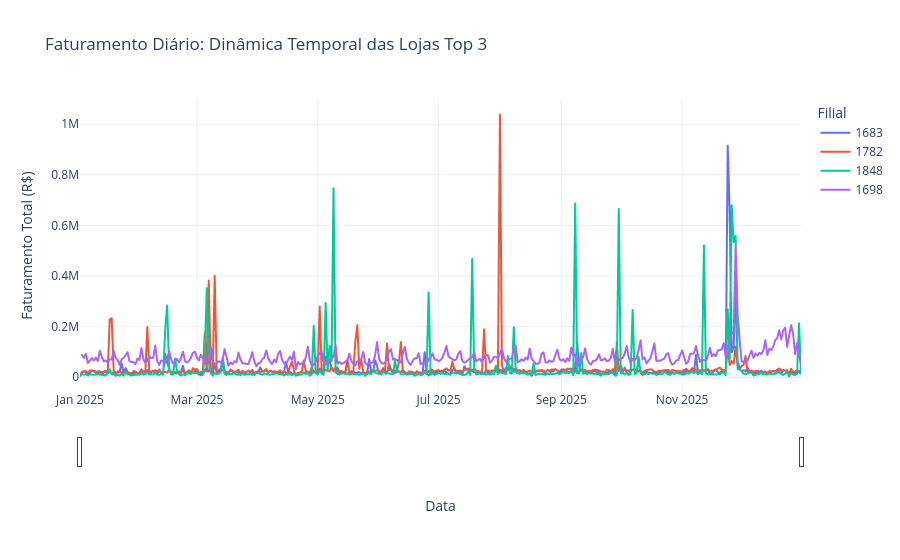

This figure's notebook cell:
### Code cell
# Série temporal das 3 lojas com picos de vendas
top_3_lojas = list(frequencia_top_lojas.index[:3]) + ['1698']

df_top3 = df_vendas[df_vendas['codigo_filial'].isin(top_3_lojas)].copy()
df_top3_daily = df_top3.groupby(['data_emissao', 'codigo_filial'])['faturamento'].sum().reset_index()
df_top3_daily['codigo_filial'] = df_top3_daily['codigo_filial'].astype(str)

# Gráfico interativo
fig = px.line(
    df_top3_daily,
    x='data_emissao',
    y='faturamento',
    color='codigo_filial',
    title='Faturamento Diário: Dinâmica Temporal das Lojas Top 3',
    labels={
        'data_emissao': 'Data', 
        'faturamento': 'Faturamento Total (R$)', 
        'codigo_filial': 'Filial'
    },
    template='plotly_white'
)

# Slider de tempo interativo na parte inferior
fig.update_layout(xaxis=dict(rangeslider=dict(visible=True)))
fig.show()

### Figure 1 — Plotly figure (JSON) as saved in the notebook; plotly's stock layout.template omitted (floating-point values rounded to 4 significant figures; data arrays with more than 128 entries replaced by an {"elided": "..."} marker saying what was removed)
{"data": [{"hovertemplate": "Filial=1683<br>Data=%{x}<br>Faturamento Total (R$)=%{y}<extra></extra>", "legendgroup": "1683", "line": {"color": "#636efa", "dash": "solid"}, "marker": {"symbol": "circle"}, "mode": "lines", "name": "1683", "showlegend": true, "type": "scattergl", "x": {"elided": "365 str values"}, "xaxis": "x", "y": {"elided": "365 float values"}, "yaxis": "y"}, {"hovertemplate": "Filial=1782<br>Data=%{x}<br>Faturamento Total (R$)=%{y}<extra></extra>", "legendgroup": "1782", "line": {"color": "#EF553B", "dash": "solid"}, "marker": {"symbol": "circle"}, "mode": "lines", "name": "1782", "showlegend": true, "type": "scattergl", "x": {"elided": "365 str values"}, "xaxis": "x", "y": {"elided": "365 float values"}, "yaxis": "y"}, {"hovertemplate": "Filial=1848<br>Data=%{x}<br>Faturamento Total (R$)=%{y}<extra></extra>", "legendgroup": "1848", "line": {"color": "#00cc96", "dash": "solid"}, "marker": {"symbol": "circle"}, "mode": "lines", "name": "1848", "showlegend": true, "type": "scattergl", "x": {"elided": "365 str values"}, "xaxis": "x", "y": {"elided": "365 float values"}, "yaxis": "y"}, {"hovertemplate": "Filial=1698<br>Data=%{x}<br>Faturamento Total (R$)=%{y}<extra></extra>", "legendgroup": "1698", "line": {"color": "#ab63fa", "dash": "solid"}, "marker": {"symbol": "circle"}, "mode": "lines", "name": "1698", "showlegend": true, "type": "scattergl", "x": {"elided": "363 str values"}, "xaxis": "x", "y": {"elided": "363 float values"}, "yaxis": "y"}], "layout": {"legend": {"title": {"text": "Filial"}, "tracegroupgap": 0}, "title": {"text": "Faturamento Diário: Dinâmica Temporal das Lojas Top 3"}, "xaxis": {"anchor": "y", "domain": [0, 1], "rangeslider": {"visible": true}, "title": {"text": "Data"}}, "yaxis": {"anchor": "x", "domain": [0, 1], "title": {"text": "Faturamento Total (R$)"}}}}
